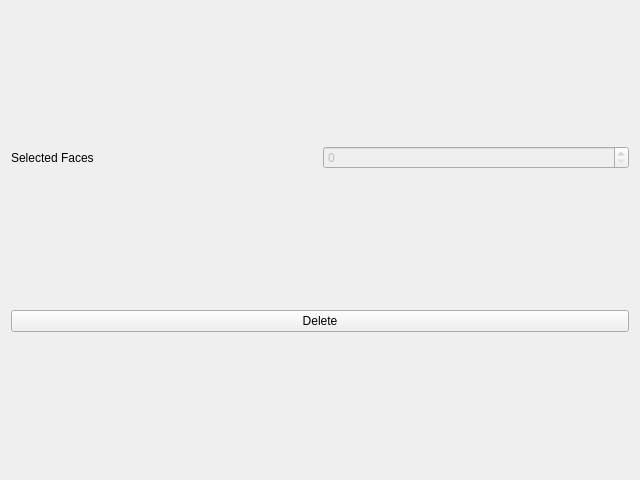
<?xml version="1.0" encoding="UTF-8"?>
<ui version="4.0">
 <class>DeleteFacesWidget</class>
 <widget class="QWidget" name="DeleteFacesWidget">
  <property name="geometry">
   <rect>
    <x>0</x>
    <y>0</y>
    <width>640</width>
    <height>480</height>
   </rect>
  </property>
  <property name="windowTitle">
   <string>Form</string>
  </property>
  <layout class="QVBoxLayout" name="verticalLayout">
   <item>
    <layout class="QHBoxLayout" name="horizontalLayout">
     <item>
      <widget class="QLabel" name="label">
       <property name="text">
        <string>Selected Faces</string>
       </property>
      </widget>
     </item>
     <item>
      <widget class="QSpinBox" name="faceCounts">
       <property name="enabled">
        <bool>false</bool>
       </property>
       <property name="maximum">
        <number>10000000</number>
       </property>
      </widget>
     </item>
    </layout>
   </item>
   <item>
    <layout class="QHBoxLayout" name="horizontalLayout_2">
     <item>
      <widget class="QPushButton" name="pushButtonDelete">
       <property name="text">
        <string>Delete</string>
       </property>
      </widget>
     </item>
    </layout>
   </item>
  </layout>
 </widget>
 <resources/>
 <connections/>
</ui>
